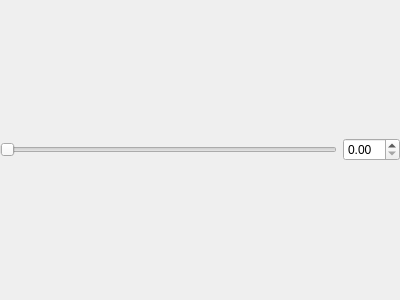
<?xml version="1.0" encoding="UTF-8"?>
<ui version="4.0">
 <class>DoubleSliderSpinBox</class>
 <widget class="QWidget" name="DoubleSliderSpinBox">
  <property name="geometry">
   <rect>
    <x>0</x>
    <y>0</y>
    <width>400</width>
    <height>300</height>
   </rect>
  </property>
  <property name="windowTitle">
   <string>Form</string>
  </property>
  <layout class="QHBoxLayout" name="horizontalLayout">
   <property name="leftMargin">
    <number>0</number>
   </property>
   <property name="topMargin">
    <number>0</number>
   </property>
   <property name="rightMargin">
    <number>0</number>
   </property>
   <property name="bottomMargin">
    <number>0</number>
   </property>
   <item>
    <widget class="QSlider" name="slider">
     <property name="orientation">
      <enum>Qt::Horizontal</enum>
     </property>
    </widget>
   </item>
   <item>
    <widget class="QDoubleSpinBox" name="doubleSpinBox"/>
   </item>
  </layout>
 </widget>
 <resources/>
 <connections/>
</ui>
